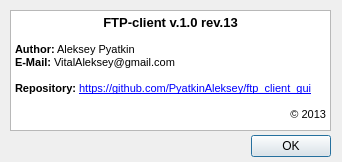
<?xml version="1.0" encoding="UTF-8"?>
<ui version="4.0">
 <class>AboutProgram</class>
 <widget class="QDialog" name="AboutProgram">
  <property name="geometry">
   <rect>
    <x>0</x>
    <y>0</y>
    <width>342</width>
    <height>162</height>
   </rect>
  </property>
  <property name="windowTitle">
   <string>About program</string>
  </property>
  <widget class="QDialogButtonBox" name="buttonBox">
   <property name="geometry">
    <rect>
     <x>10</x>
     <y>130</y>
     <width>321</width>
     <height>32</height>
    </rect>
   </property>
   <property name="orientation">
    <enum>Qt::Horizontal</enum>
   </property>
   <property name="standardButtons">
    <set>QDialogButtonBox::Ok</set>
   </property>
  </widget>
  <widget class="QTextBrowser" name="textBrowser">
   <property name="geometry">
    <rect>
     <x>10</x>
     <y>10</y>
     <width>321</width>
     <height>121</height>
    </rect>
   </property>
   <property name="html">
    <string>&lt;!DOCTYPE HTML PUBLIC &quot;-//W3C//DTD HTML 4.0//EN&quot; &quot;http://www.w3.org/TR/REC-html40/strict.dtd&quot;&gt;
&lt;html&gt;&lt;head&gt;&lt;meta name=&quot;qrichtext&quot; content=&quot;1&quot; /&gt;&lt;style type=&quot;text/css&quot;&gt;
p, li { white-space: pre-wrap; }
&lt;/style&gt;&lt;/head&gt;&lt;body style=&quot; font-family:'MS Shell Dlg 2'; font-size:8.25pt; font-weight:400; font-style:normal;&quot;&gt;
&lt;p align=&quot;center&quot; style=&quot; margin-top:0px; margin-bottom:0px; margin-left:0px; margin-right:0px; -qt-block-indent:0; text-indent:0px;&quot;&gt;&lt;span style=&quot; font-size:10pt; font-weight:600;&quot;&gt;FTP-client v.1.0 rev.13&lt;/span&gt;&lt;/p&gt;
&lt;p style=&quot;-qt-paragraph-type:empty; margin-top:0px; margin-bottom:0px; margin-left:0px; margin-right:0px; -qt-block-indent:0; text-indent:0px; font-size:8pt;&quot;&gt;&lt;/p&gt;
&lt;p style=&quot; margin-top:0px; margin-bottom:0px; margin-left:0px; margin-right:0px; -qt-block-indent:0; text-indent:0px;&quot;&gt;&lt;span style=&quot; font-size:8pt; font-weight:600;&quot;&gt;Author:&lt;/span&gt;&lt;span style=&quot; font-size:8pt;&quot;&gt; Aleksey Pyatkin&lt;/span&gt;&lt;/p&gt;
&lt;p style=&quot; margin-top:0px; margin-bottom:0px; margin-left:0px; margin-right:0px; -qt-block-indent:0; text-indent:0px;&quot;&gt;&lt;span style=&quot; font-size:8pt; font-weight:600;&quot;&gt;E-Mail:&lt;/span&gt;&lt;span style=&quot; font-size:8pt;&quot;&gt; VitalAleksey@gmail.com&lt;/span&gt;&lt;/p&gt;
&lt;p style=&quot;-qt-paragraph-type:empty; margin-top:0px; margin-bottom:0px; margin-left:0px; margin-right:0px; -qt-block-indent:0; text-indent:0px; font-size:8pt;&quot;&gt;&lt;/p&gt;
&lt;p style=&quot; margin-top:0px; margin-bottom:0px; margin-left:0px; margin-right:0px; -qt-block-indent:0; text-indent:0px;&quot;&gt;&lt;span style=&quot; font-size:8pt; font-weight:600;&quot;&gt;Repository:&lt;/span&gt;&lt;span style=&quot; font-size:8pt;&quot;&gt; &lt;/span&gt;&lt;a href=&quot;https://github.com/PyatkinAleksey/ftp_client_gui&quot;&gt;&lt;span style=&quot; font-size:8pt; text-decoration: underline; color:#0000ff;&quot;&gt;https://github.com/PyatkinAleksey/ftp_client_gui&lt;/span&gt;&lt;/a&gt;&lt;/p&gt;
&lt;p style=&quot;-qt-paragraph-type:empty; margin-top:0px; margin-bottom:0px; margin-left:0px; margin-right:0px; -qt-block-indent:0; text-indent:0px; font-size:8pt;&quot;&gt;&lt;/p&gt;
&lt;p align=&quot;right&quot; style=&quot; margin-top:0px; margin-bottom:0px; margin-left:0px; margin-right:0px; -qt-block-indent:0; text-indent:0px;&quot;&gt;&lt;span style=&quot; font-size:8pt;&quot;&gt;© 2013&lt;/span&gt;&lt;/p&gt;&lt;/body&gt;&lt;/html&gt;</string>
   </property>
  </widget>
 </widget>
 <resources/>
 <connections>
  <connection>
   <sender>buttonBox</sender>
   <signal>accepted()</signal>
   <receiver>AboutProgram</receiver>
   <slot>close()</slot>
   <hints>
    <hint type="sourcelabel">
     <x>248</x>
     <y>254</y>
    </hint>
    <hint type="destinationlabel">
     <x>157</x>
     <y>274</y>
    </hint>
   </hints>
  </connection>
 </connections>
</ui>
